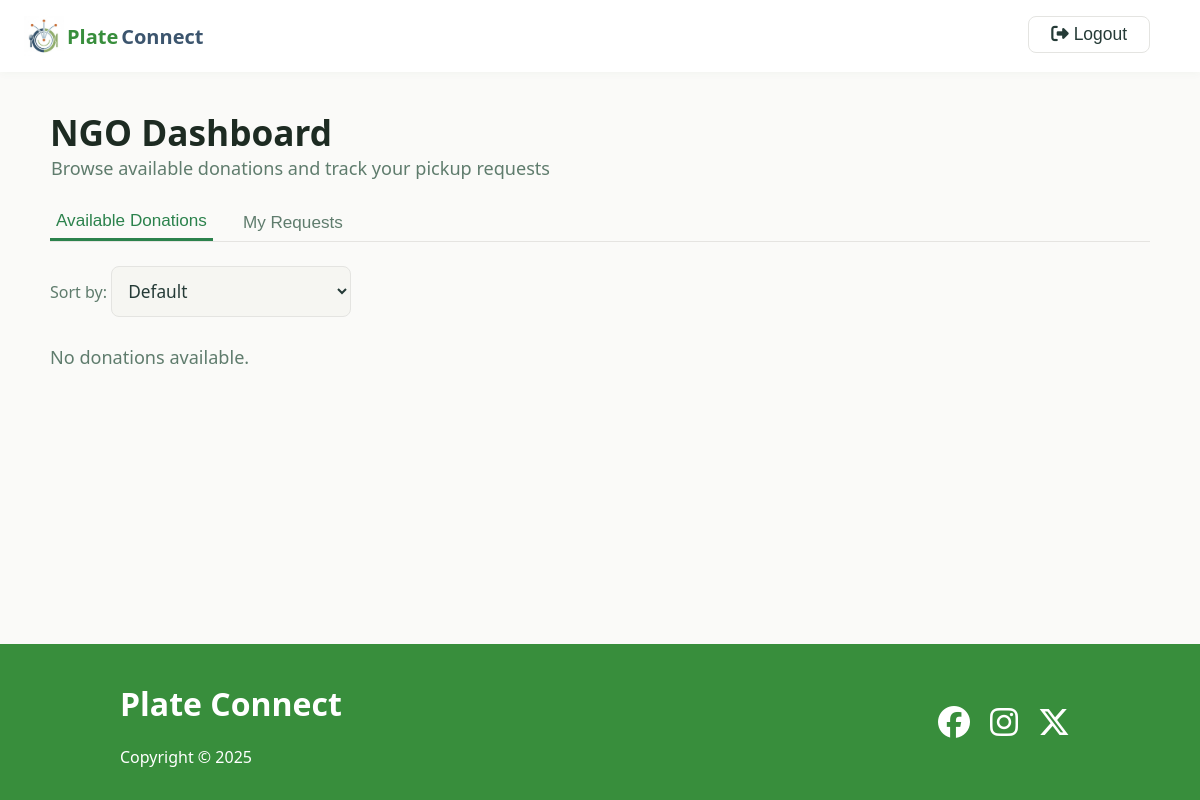
Page /ngo_dashboard (signed in) on the earlier database version.
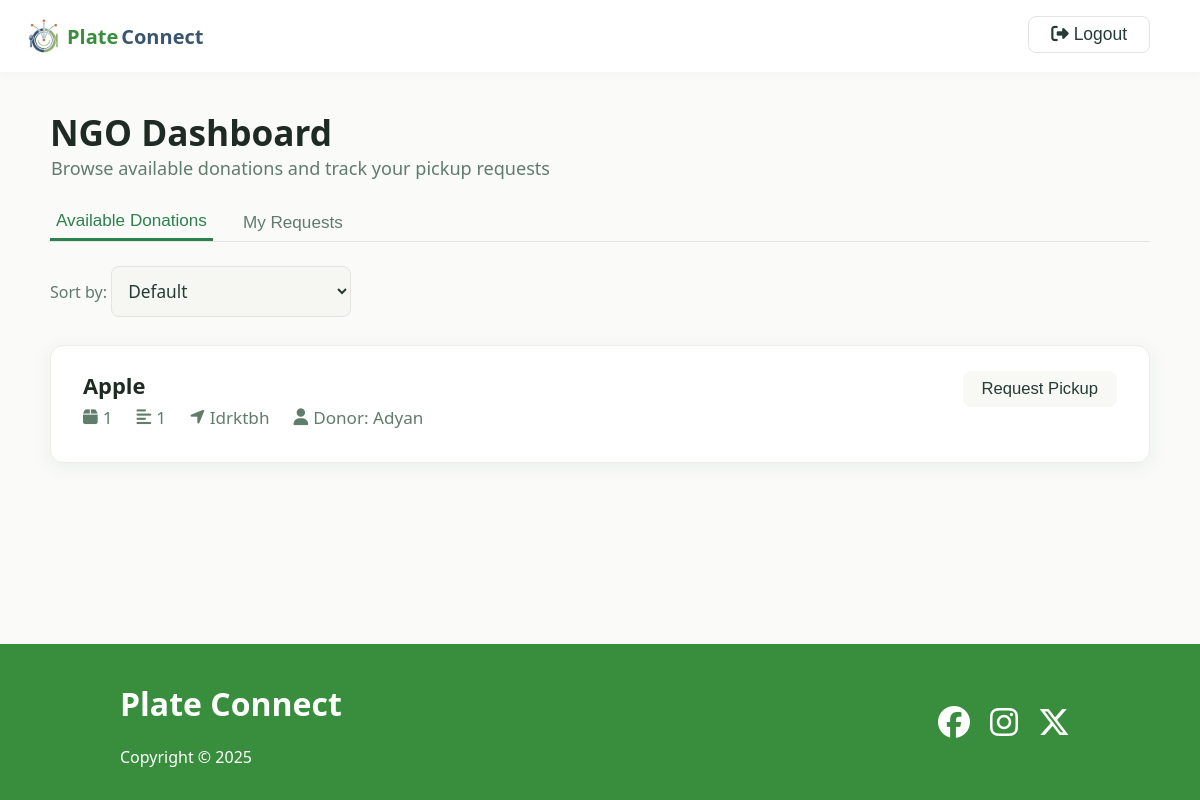
Same page on the later database version.
### app.py (models this page shows)
class Listing(db.Model):
    id = db.Column(db.Integer, primary_key=True, autoincrement=True)
    donor_id = db.Column(db.Integer, db.ForeignKey("user.id"), nullable=False)
    food_type = db.Column(db.String(50), nullable=False)
    quantity = db.Column(db.String(50), nullable=False)
    description = db.Column(db.String(200))
    address = db.Column(db.String(200), nullable=False)
    donor = db.relationship("User", backref="listings")

class User(db.Model):
    id = db.Column(db.Integer, primary_key=True)
    email = db.Column(db.String(100), unique=True, nullable=False)
    password_hash = db.Column(db.String(128), nullable=False)
    name = db.Column(db.String(50), nullable=False)
    user_type = db.Column(db.String(10), nullable=False)  # 'donor' or 'ngo'
    address = db.Column(db.String(200), nullable=False)
    purpose = db.Column(db.String(200))

### app.py (the view)
@app.route("/ngo_dashboard")
def ngo_dashboard():
    ngo_id = session.get("user_id")
    if not ngo_id:
        return redirect(url_for("login"))
    approved_listing_ids = [
        h.listing_id for h in History.query.filter_by(status="approved").all()
    ]
    requested_listing_ids = [
        req.listing_id for req in Request.query.filter_by(ngo_id=ngo_id).all()
    ]
    listings = Listing.query.filter(
        ~Listing.id.in_(requested_listing_ids + approved_listing_ids)
    ).all()
    my_requests = (
        Request.query.filter_by(ngo_id=ngo_id)
        .join(Listing, Request.listing_id == Listing.id)
        .add_entity(Listing)
        .all()
    )
    return render_template(
        "ngo_dashboard.html",
        listings=listings,
        my_requests=my_requests,
        ngo_profile_pic_url="/static/profile.jpg",
    )

### templates/ngo_dashboard.html (shortened to what this page needs)
<!DOCTYPE html>
<html lang="en">
<head>
    <link rel="stylesheet" href="{{ url_for('static', filename='style.css') }}">
    <link rel="stylesheet" href="{{ url_for('static', filename='donor_dashboard.css') }}">
    <link rel="stylesheet" href="{{ url_for('static', filename='ngo_dashboard.css') }}">
    <link rel="stylesheet" href="https://cdnjs.cloudflare.com/ajax/libs/font-awesome/6.4.2/css/all.min.css">
</head>
<body>
    <main>
        <header class="header">
            <div class="logo">
                <img src="../static/images/logo.png" alt="">
                <a href="/" class="logo-text green-font">Plate</a>
                <a href="/" class="logo-text dark-blue-font">Connect</a>
                <form class='logout' method="POST" action="{{ url_for('logout') }}">
                    <button type="submit" class="back-btn"><i class="fa fa-sign-out-alt"></i> Logout</button>
                </form>
            </div>
        </header>
        <div class="dashboard-container">
            <div class="dashboard-header">
                <div>
                    <h1 class="dashboard-title">NGO Dashboard</h1>
                    <div class="dashboard-subtitle">Browse available donations and track your pickup requests</div>
                </div>
            </div>
            <div class="dashboard-tabs">
                <button class="dashboard-tab active" onclick="showTab('donations')">Available Donations</button>
                <button class="dashboard-tab" onclick="showTab('requests')">My Requests</button>
            </div>
            <div id="tab-donations" class="listings-table">
                <div style="margin-bottom: 8px;">
                    <label for="sort-donations" style="font-weight: 500; color: #5f7c6d;">Sort by:</label>
                    <select id="sort-donations" onchange="sortDonations()">
                        <option value="default">Default</option>
                    </select>
                </div>
                {% if listings %}
                {% for listing in listings %}
                <div class="listing-card" data-id="{{ listing.id }}">
                    <div class="listing-details">
                        <div class="listing-title">{{ listing.food_type }}</div>
                        <div class="listing-meta">
                            <span><i class="fa fa-box icon"></i> {{ listing.quantity }}</span>
                            <span><i class="fa fa-align-left icon"></i> {{ listing.description }}</span>
                            <span><i class="fa fa-location-arrow icon"></i> {{ listing.address }}</span>
                            <span><i class="fa fa-user icon"></i> Donor: {{ listing.donor.name if listing.donor else 'Unknown' }}</span>
                        </div>
                    </div>
                    <div class="listing-actions">
                        <form method="POST" action="{{ url_for('request_listing', listing_id=listing.id) }}">
                            <button type="submit" class="btn-edit">Request Pickup</button>
                        </form>
                    </div>
                </div>
                {% endfor %}
                {% else %}
                <div style="color:#5f7c6d; font-size:1.13rem;">No donations available.</div>
                {% endif %}
            </div>
        </div>
    </main>
    <footer class="footer">
        <div class="container">
            <div>
                <h1>Plate Connect</h1>
                <p>Copyright &copy; 2025</p>
            </div>
            <div class="social">
                <a href="#"><i class="fab fa-facebook fa-2x"></i></a>
                <a href="#"><i class="fab fa-instagram fa-2x"></i></a>
                <a href="#"><i class="fab fa-x-twitter fa-2x"></i></a>
            </div>
        </div>
    </footer>
</body>
</html>

Differences in the rows shown:
added Listing: food_type "Apple", quantity "1", description "1", address "Idrktbh", donor "Adyan"
Other differences:
text no longer shown: "No donations available."
